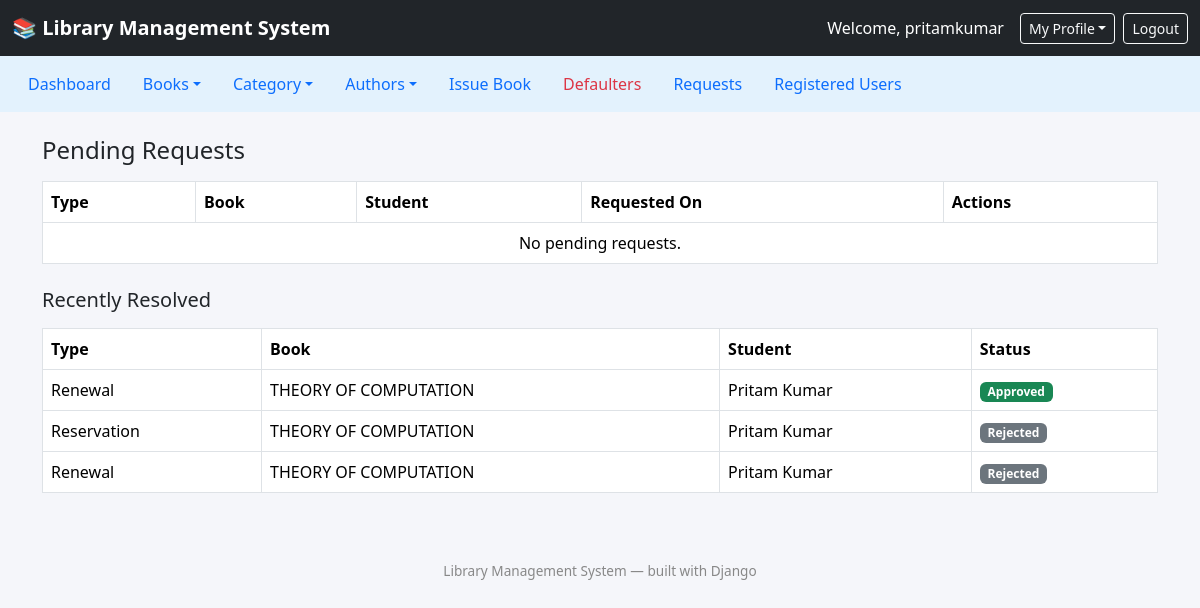
The page /admin-dashboard/requests/ (signed in) on the database its author committed.
### library/models.py (models this page shows, shortened)
class BookRequest(models.Model):
    RESERVATION = "reservation"
    RENEWAL = "renewal"
    REQUEST_TYPES = (
        (RESERVATION, "Reservation"),
        (RENEWAL, "Renewal"),
    )
    PENDING, APPROVED, REJECTED = "pending", "approved", "rejected"
    STATUS_CHOICES = (
        (PENDING, "Pending"),
        (APPROVED, "Approved"),
        (REJECTED, "Rejected"),
    )
    request_type = models.CharField(max_length=20, choices=REQUEST_TYPES)
    student = models.ForeignKey(User, on_delete=models.CASCADE, related_name="book_requests")
    book = models.ForeignKey(Book, on_delete=models.CASCADE, related_name="requests")
    issued_book = models.ForeignKey(IssuedBook, on_delete=models.CASCADE, null=True, blank=True, related_name="renewal_requests")
    status = models.CharField(max_length=20, choices=STATUS_CHOICES, default=PENDING)
    requested_at = models.DateTimeField(default=timezone.now)
    resolved_at = models.DateTimeField(null=True, blank=True)

class Book(models.Model):
    name = models.CharField(max_length=250)
    author = models.ForeignKey(Author, on_delete=models.CASCADE, related_name="books")
    category = models.ForeignKey(Category, on_delete=models.CASCADE, related_name="books")
    book_no = models.CharField(max_length=50, unique=True, help_text="Accession / book number (like ISBN)")
    price = models.DecimalField(max_digits=8, decimal_places=2, default=0)
    copies_available = models.PositiveIntegerField(default=1)
    cover = models.ImageField(upload_to="book_covers/", blank=True, null=True)
    pdf_file = models.FileField(upload_to="book_pdfs/", blank=True, null=True, help_text="Upload the PDF file of the book")

### library/views.py (the view)
# urls.py: path("admin-dashboard/requests/", views.manage_requests, name="manage_requests"),
@user_passes_test(is_admin, login_url="admin_login")
def manage_requests(request):
    pending = BookRequest.objects.filter(status=BookRequest.PENDING).select_related("book", "student", "issued_book")
    resolved = BookRequest.objects.exclude(status=BookRequest.PENDING).select_related("book", "student").order_by("-resolved_at")[:20]
    return render(request, "library/manage_requests.html", {"pending": pending, "resolved": resolved})

### library/views.py (called while the page is built)
def is_admin(user):
    return user.is_authenticated and user.is_staff

### library/templates/library/manage_requests.html (shortened to what this page needs)
{% extends "library/base.html" %}
{% block content %}
<h4 class="mb-3">Pending Requests</h4>
<table class="table table-bordered bg-white">
    <thead><tr><th>Type</th><th>Book</th><th>Student</th><th>Requested On</th><th>Actions</th></tr></thead>
    <tbody>
    {% for r in pending %}
        <tr>
            <td>{{ r.get_request_type_display }}</td>
            <td>{{ r.book.name }}</td>
            <td>{{ r.student.first_name|default:r.student.username }}</td>
            <td>{{ r.requested_at|date:"d M Y" }}</td>
            <td>
                <a href="{% url 'resolve_request' r.pk 'approve' %}" class="btn btn-sm btn-outline-success">Approve</a>
                <a href="{% url 'resolve_request' r.pk 'reject' %}" class="btn btn-sm btn-outline-danger">Reject</a>
            </td>
        </tr>
    {% empty %}
        <tr><td colspan="5" class="text-center">No pending requests.</td></tr>
    {% endfor %}
    </tbody>
</table>
<h5 class="mt-4 mb-3">Recently Resolved</h5>
<table class="table table-bordered bg-white">
    <thead><tr><th>Type</th><th>Book</th><th>Student</th><th>Status</th></tr></thead>
    <tbody>
    {% for r in resolved %}
        <tr>
            <td>{{ r.get_request_type_display }}</td>
            <td>{{ r.book.name }}</td>
            <td>{{ r.student.first_name|default:r.student.username }}</td>
            <td>{% if r.status == "approved" %}<span class="badge bg-success">Approved</span>{% else %}<span class="badge bg-secondary">Rejected</span>{% endif %}</td>
        </tr>
    {% empty %}
        <tr><td colspan="4" class="text-center">No resolved requests yet.</td></tr>
    {% endfor %}
    </tbody>
</table>
{% endblock %}

### library/templates/library/base.html (shortened to what this page needs)
{% load static %}
<!DOCTYPE html>
<html lang="en">
<head>
    <link rel="stylesheet" href="https://cdn.jsdelivr.net/npm/bootstrap@5.3.3/dist/css/bootstrap.min.css">
</head>
<body>
<nav class="navbar navbar-expand-lg navbar-dark bg-dark">
    <div class="container-fluid">
        <a class="navbar-brand" href="{% if user.is_authenticated %}{% if user.is_staff %}{% url 'admin_dashboard' %}{% else %}{% url 'user_dashboard' %}{% endif %}{% else %}{% url 'index' %}{% endif %}">📚 Library Management System</a>
        <div class="d-flex align-items-center">
            {% if user.is_authenticated %}
                <span class="text-white me-3">Welcome, {{ user.first_name|default:user.username }}</span>
                <div class="dropdown me-2">
                    <a class="btn btn-outline-light btn-sm dropdown-toggle" href="#" role="button" data-bs-toggle="dropdown">My Profile</a>
                </div>
                <a class="btn btn-outline-light btn-sm" href="{% url 'logout' %}">Logout</a>
            {% else %}
                <a class="btn btn-outline-light btn-sm me-2" href="{% url 'index' %}">User Login</a>
                <a class="btn btn-outline-light btn-sm me-2" href="{% url 'admin_login' %}">Admin Login</a>
                <a class="btn btn-light btn-sm" href="{% url 'signup' %}">Signup</a>
            {% endif %}
        </div>
    </div>
</nav>
{% if user.is_authenticated and user.is_staff %}
<nav class="navbar navbar-expand-lg navbar-light" style="background:#e3f2fd">
    <div class="container-fluid">
        <ul class="nav">
            <li class="nav-item"><a class="nav-link" href="{% url 'admin_dashboard' %}">Dashboard</a></li>
            <li class="nav-item dropdown">
                <a class="nav-link dropdown-toggle" href="#" data-bs-toggle="dropdown">Books</a>
            </li>
            <li class="nav-item dropdown">
                <a class="nav-link dropdown-toggle" href="#" data-bs-toggle="dropdown">Category</a>
            </li>
            <li class="nav-item dropdown">
                <a class="nav-link dropdown-toggle" href="#" data-bs-toggle="dropdown">Authors</a>
            </li>
            <li class="nav-item"><a class="nav-link" href="{% url 'issue_book' %}">Issue Book</a></li>
            <li class="nav-item"><a class="nav-link text-danger" href="{% url 'defaulter_list' %}">Defaulters</a></li>
            <li class="nav-item"><a class="nav-link" href="{% url 'manage_requests' %}">Requests</a></li>
            <li class="nav-item"><a class="nav-link" href="{% url 'registered_users' %}">Registered Users</a></li>
        </ul>
    </div>
</nav>
{% endif %}
<div class="container mt-4 mb-5">
    {% block content %}{% endblock %}
</div>
<footer>Library Management System &mdash; built with Django</footer>
</body>
</html>

### library/templates/library/base.html (style rules this page uses)
body { background: #f5f6fa; }
.navbar-brand { font-weight: 600; }
footer { color: #888; font-size: .85rem; padding: 20px 0; text-align: center; }

### rows shown on the page
BookRequest: request_type "Renewal", book.name "THEORY OF COMPUTATION", student.first_name "Pritam Kumar", status "Approved"
BookRequest: request_type "Reservation", book.name "THEORY OF COMPUTATION", student.first_name "Pritam Kumar", status "Rejected"
BookRequest: request_type "Renewal", book.name "THEORY OF COMPUTATION", student.first_name "Pritam Kumar", status "Rejected"

### other values the page prints
{{ user.first_name|default:user.username }} "pritamkumar"
